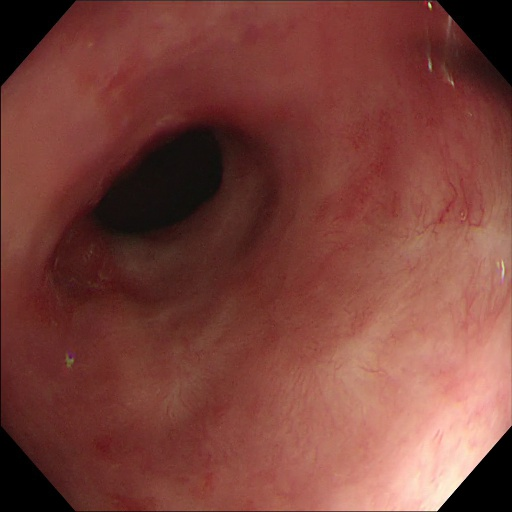
#> input picture Prueba/cutparaDM/NO/1772_A_M62_00809.-0.jpg, 512 x 512 px; its folder holds only this picture in this run
$ python CARAC.py   (older library calls are emulated)
#> lines starting #> are read from the running program, lines starting #| are printed output that depends on the picture
# -*- coding: utf-8 -*-
"""
Created on Sun Sep  8 11:58:26 2019

@author: Nataly
"""


import cv2
import numpy as np
import glob
from skimage.feature import greycomatrix, greycoprops
import skimage.feature
from scipy.stats import kurtosis
import statistics as stats
import pywt
import pywt.data
from scipy import ndimage as nd
from skimage import data
from skimage.util import img_as_float
from skimage.filters import gabor_kernel

def GLCM (imA):
    a=int(np.max(imA))
    g = skimage.feature.greycomatrix(imA, [1], [0], levels=a+1, symmetric=False, normed=True)
    contraste=skimage.feature.greycoprops(g, 'contrast')[0][0]
    energia=skimage.feature.greycoprops(g, 'energy')[0][0]
    homogeneidad=skimage.feature.greycoprops(g, 'homogeneity')[0][0]
    correlacion=skimage.feature.greycoprops(g, 'correlation')[0][0]
    disimi= greycoprops(g, 'dissimilarity')
    ASM= greycoprops(g, 'ASM')
    entropia=skimage.measure.shannon_entropy(g)
    return g,contraste,energia,homogeneidad, correlacion, disimi, ASM,entropia
def DFT(img):
    f = np.fft.fft2(img)
    fshift = np.fft.fftshift(f)
    rows, cols = img.shape
    crow,ccol = int(rows/2) , int(cols/2)
    print(rows,cols,crow,ccol)
    fshift[crow-30:crow+30, ccol-30:ccol+30] = 0
    f_ishift = np.fft.ifftshift(fshift)
    img_back = np.fft.ifft2(f_ishift)
    img_back = np.abs(img_back)
    return img_back
def Fourier(inA):
    f = np.fft.fft2(inA)
    fshift = np.fft.fftshift(f)
    fourier = 20*np.log(np.abs(fshift))
    fourier=fourier.astype(np.uint8)
    return fourier

from scipy.linalg import hadamard
from numpy.linalg import norm
from scipy.stats import linregress
import math
import pylab as py

import sys
sys.path.insert(1,'C:/Users/Nataly/Documents/Trabajo-de-grado_Artefactos/funciones')
from yolovoc import yolo2voc
from readboxes import read_boxes
from rOI import ROI
from ventaneo import ventaneoo
from agregaceros import agregarceros
from filtromedianaa import filtromediana
import pywt
import pywt.data
from numpy import linalg as LA
from scipy.stats import skew
from scipy.stats import kurtosis
from scipy import stats
from skimage.measure import compare_ssim as ssim
from skimage.filters.rank import median
from skimage.morphology import disk


entrop=[]
SSIMN=[]
mediaLH=[]
mediaaltas=[]
asimetriaHDFT=[]
entropiaHH=[]
homogeneiDFT=[]
disi=[]

for imgfile in glob.glob("*.jpg"):
    im = cv2.imread(imgfile)
#> im is the input picture: shape (512, 512, 3); mean B, G, R 58.4, 66.3, 123.5
    aa,bb,c = im.shape
#> aa = 512; bb = 512; c = 3
    croppedrgb=im
    im=cv2.normalize(im, None, 0, 255, norm_type=cv2.NORM_MINMAX, dtype=cv2.CV_8UC3)
    aa,bb,c = im.shape
    croppedrgb=im
    HSV=cv2.cvtColor(im,cv2.COLOR_RGB2HSV)
#> HSV: shape (512, 512, 3); mean H, S, V 111.3, 135, 123.5
    H,cropped,V=cv2.split(HSV)
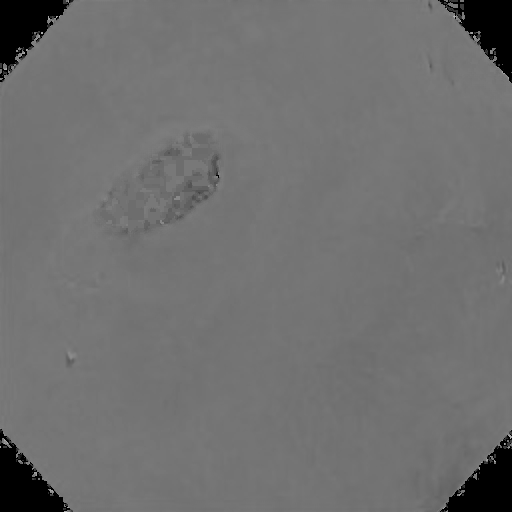
#> H: shape (512, 512); min 0, max 175, mean 111.3
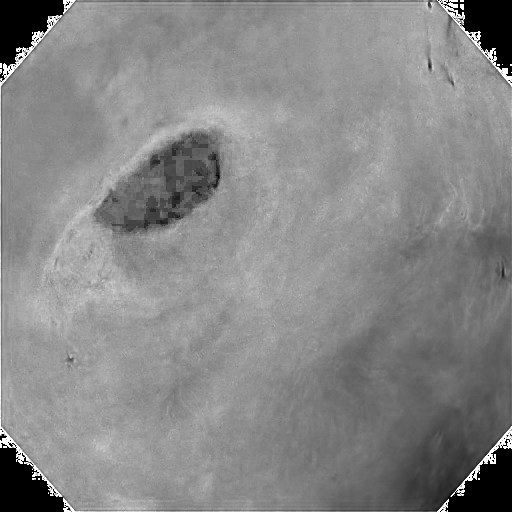
#> cropped: shape (512, 512); min 0, max 255, mean 135
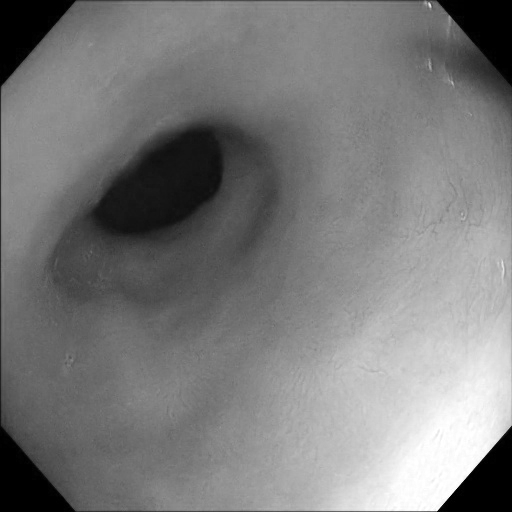
#> V: shape (512, 512); min 0, max 255, mean 123.5
    cropSinFou=cropped.copy()
    g3,contraste3,energia3,homogeneidad3, correlacion3, disimi3, ASM3,entropia3=GLCM(cropSinFou)
#> in GLCM, `a=int(np.max(imA))`: a = 255
#> in GLCM, `contraste=skimage.feature.greycoprops(g, 'contrast')[0][0]`: contraste = 275.4
#> in GLCM, `energia=skimage.feature.greycoprops(g, 'energy')[0][0]`: energia = 0.053
#> in GLCM, `homogeneidad=skimage.feature.greycoprops(g, 'homogeneity')[0][0]`: homogeneidad = 0.388
#> in GLCM, `correlacion=skimage.feature.greycoprops(g, 'correlation')[0][0]`: correlacion = 0.905
#> in GLCM, `disimi= greycoprops(g, 'dissimilarity')`: disimi = [4.05]
#> in GLCM, `ASM= greycoprops(g, 'ASM')`: ASM = [0.00281]
#> in GLCM, `entropia=skimage.measure.shannon_entropy(g)`: entropia = 0.932
#> contraste3 = 275.4; energia3 = 0.053; homogeneidad3 = 0.388; correlacion3 = 0.905; disimi3 = [4.05]; ASM3 = [0.00281]; entropia3 = 0.932
    entrop.append(entropia3)
    aa4=cropped.copy()
    bb4=median(aa4, disk(10))
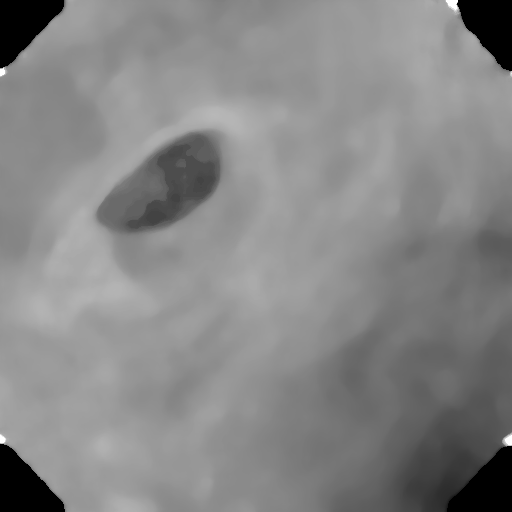
#> bb4: shape (512, 512); min 0, max 255, mean 134.1
    SSIMN.append(ssim(bb4,aa4))

    coeffs2 = pywt.dwt2(cropped, 'bior1.3')
    LL, (LH, HL, HH) = coeffs2
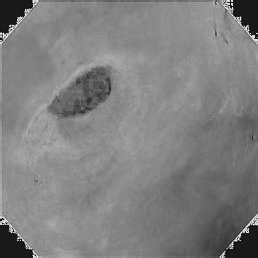
#> LL: shape (258, 258) float64; min -65.74, max 601.1, mean 269; drawn with min black and max white
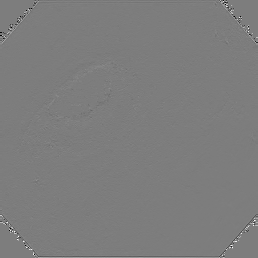
#> LH: shape (258, 258) float64; min -270.9, max 280.5, mean 0.1; drawn with min black and max white
    bajasfrec=LL.copy()
    altasfrec=LH+HL+HH
    mediaLH.append(np.mean(LH))
    mediaaltas.append(np.mean(altasfrec))
    #dft
    croppedHDFT=DFT(cropped)
#| 512 512 256 256
#> in DFT, `img_back = np.abs(img_back)`:
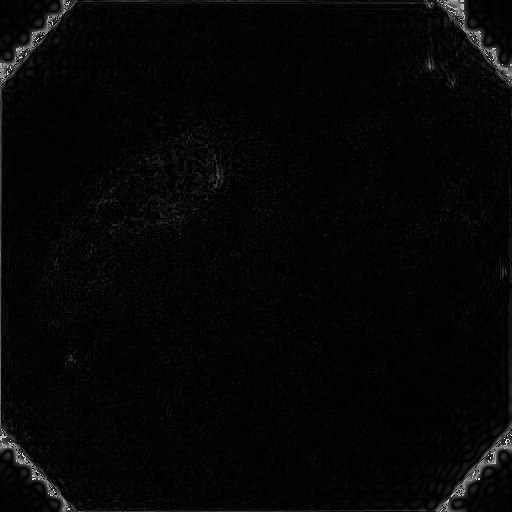
#> img_back: shape (512, 512) float64; min 0.00341, max 228.6, mean 5.8
    croppedHDFT=croppedHDFT.astype(np.uint8)
    histDFT = cv2.calcHist([croppedHDFT],[0],None,[256],[0,255])
#> histDFT = 256 values, max 54980 at index 1, min 0 at index 199, mean 1024
    hisaDFT=histDFT.copy()
#> hisaDFT has the same summary as histDFT
    histDFT=histDFT.tolist()
#> histDFT = 256 items, first 6: [38302], [54980], [45225], [32608], [22969], [15974]
    uDFT=np.max(histDFT)
#> uDFT = 54980
    hiDFT=histDFT.index(uDFT)
#> hiDFT = 1
    asimetriaHDFT.append(skew(hisaDFT))

    entropiaHH.append(skimage.measure.shannon_entropy(HH))

    cropFou2=DFT(cropped)
#| 512 512 256 256
    cropFou2= cropFou2.astype(np.uint8)
    g2,contraste2,energia2,homogeneidad2, correlacion2, disimi2, ASM2,entropia2=GLCM(cropFou2)
#> contraste2 = 64.76; energia2 = 0.153; homogeneidad2 = 0.425; correlacion2 = 0.83; disimi2 = [2.81]; ASM2 = [0.0234]; entropia2 = 0.808
    homogeneiDFT.append(homogeneidad2)

    cropSinFou=cropped.copy()
    g3,contraste3,energia3,homogeneidad3, correlacion3, disimi3, ASM3,entropia3=GLCM(cropSinFou)
    disi.append(disimi3)

import pandas as pd
datos = {'Entropia':entrop,
         'sSIMN':SSIMN,
         'mediaLH':mediaLH,
         'mediaaltas':mediaaltas,
         'asimetriaHDFT':asimetriaHDFT,
         'entropiaHH':entropiaHH,
         'HomogeneidadDFT':homogeneiDFT,
         'DisimilitudSF':disi}
#> datos = {'Entropia': [0.932], 'sSIMN': [0.787], 'mediaLH': [0.111], 'mediaaltas': [0.0625], 'asimetriaHDFT': [[7.15]], 'entropiaHH': [5.45], 'HomogeneidadDFT': [0.425], 'DisimilitudSF': [[4.05]]}

datos = pd.DataFrame(datos)
#> datos = table of 1 rows and 8 columns
datos.to_excel('Caracateristicas_NO.xlsx')

$ run again, on Prueba/cutparaDM/NO/1772_A_M62_00933.-0.jpg
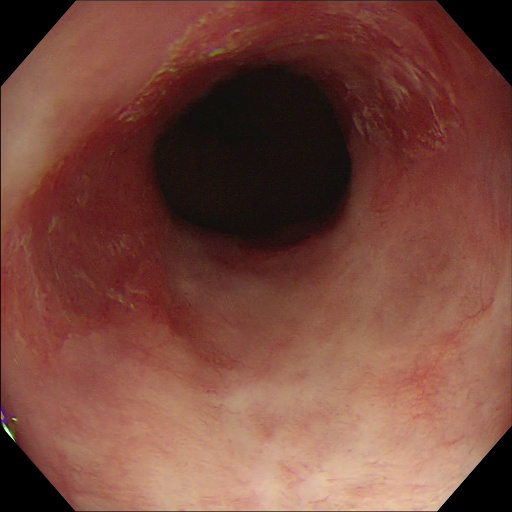
#> input picture Prueba/cutparaDM/NO/1772_A_M62_00933.-0.jpg, 512 x 512 px
#> im is the input picture: shape (512, 512, 3); mean B, G, R 60.6, 71.9, 120.3
#> HSV: shape (512, 512, 3); mean H, S, V 109.5, 128.1, 120.3
#> `H,cropped,V=cv2.split(HSV)`:
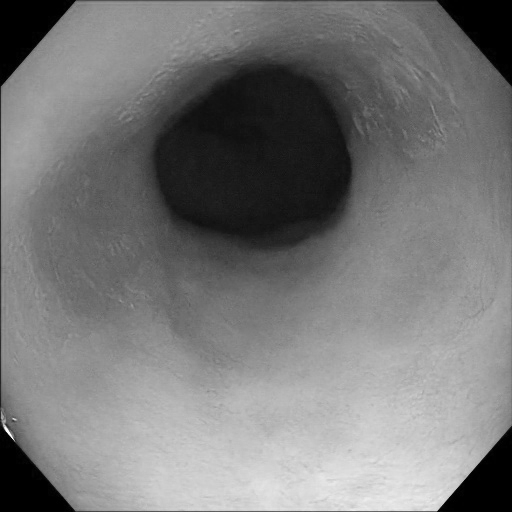
#> V: shape (512, 512); min 0, max 255, mean 120.3
#> a = 255
#> contraste = 293.9
#> energia = 0.0467
#> homogeneidad = 0.355
#> correlacion = 0.908
#> disimi = [4.89]
#> ASM = [0.00218]
#> entropia = 1.12
#> contraste3 = 293.9; energia3 = 0.0467; homogeneidad3 = 0.355; correlacion3 = 0.908; disimi3 = [4.89]; ASM3 = [0.00218]; entropia3 = 1.12
#| 512 512 256 256
#> in DFT, `img_back = np.abs(img_back)`:
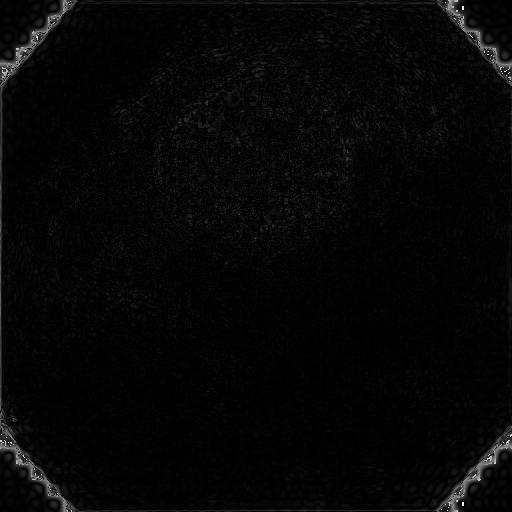
#> img_back: shape (512, 512) float64; min 0.00261, max 259.3, mean 6.8; drawn with min black and max white
#> `histDFT = cv2.calcHist([croppedHDFT],[0],None,[256],[0,255])`: histDFT = 256 values, max 46568 at index 1, min 0 at index 223, mean 1024
#> hisaDFT has the same summary as histDFT
#> `histDFT=histDFT.tolist()`: histDFT = 256 items, first 6: [30057], [46568], [39960], [30133], [22617], [16875]
#> uDFT = 46568
#> hiDFT = 1
#| 512 512 256 256
#> contraste2 = 76.73; energia2 = 0.128; homogeneidad2 = 0.382; correlacion2 = 0.8; disimi2 = [3.42]; ASM2 = [0.0163]; entropia2 = 0.714
#> `datos = {'Entropia':entrop, 'sSIMN':SSIMN, 'mediaLH':mediaLH, 'mediaal..`: datos = {'Entropia': [1.12], 'sSIMN': [0.708], 'mediaLH': [0.0772], 'mediaaltas': [-0.081], 'asimetriaHDFT': [[6.61]], 'entropiaHH': [6.36], 'HomogeneidadDFT': [0.382], 'DisimilitudSF': [[4.89]]}
#> `datos = pd.DataFrame(datos)`: datos = table of 1 rows and 8 columns
